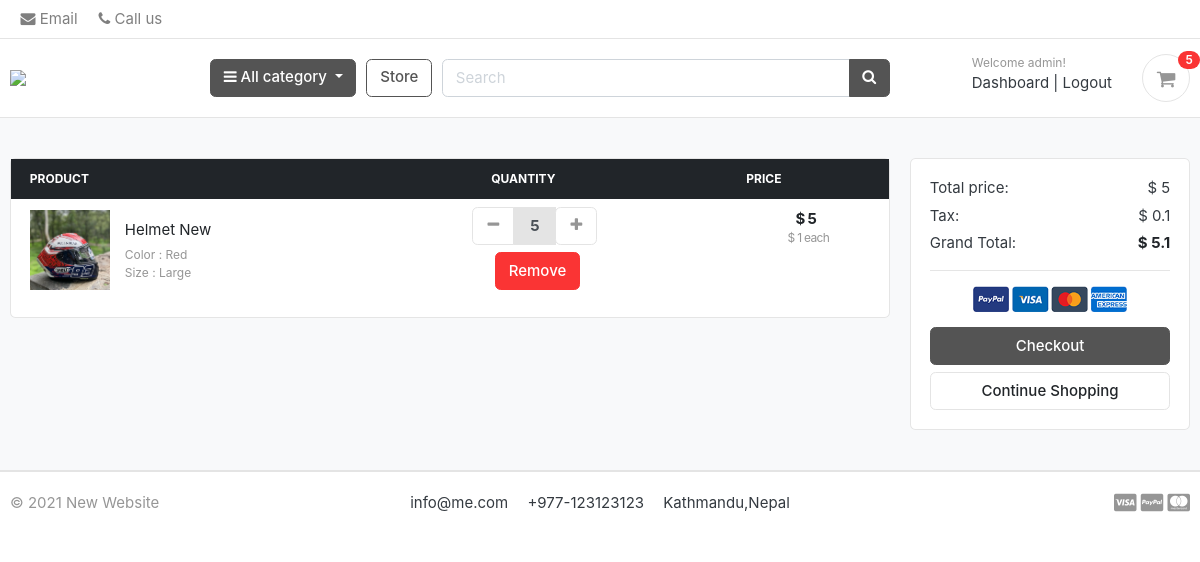
The page /cart/ (signed in) on the database its author committed.
### accounts/models.py (models this page shows, shortened)
class Account(AbstractBaseUser):
    first_name      = models.CharField(max_length=50)
    last_name       = models.CharField(max_length=50)
    username        = models.CharField(max_length=50, unique=True)
    email           = models.EmailField(max_length=100, unique=True)
    phone_number    = models.CharField(max_length=50)
    date_joined     = models.DateTimeField(auto_now_add=True)
    last_login      = models.DateTimeField(auto_now_add=True)
    is_admin        = models.BooleanField(default=False)
    is_staff        = models.BooleanField(default=False)
    is_active        = models.BooleanField(default=False)
    is_superadmin        = models.BooleanField(default=False)
    USERNAME_FIELD = 'email'
    REQUIRED_FIELDS = ['username', 'first_name', 'last_name']
    objects = MyAccountManager()

### carts/models.py (models this page shows, shortened)
class CartItem(models.Model):
    user = models.ForeignKey(Account, on_delete=models.CASCADE, null=True)
    product = models.ForeignKey(Product, on_delete=models.CASCADE)
    variations = models.ManyToManyField(Variation, blank=True)
    cart    = models.ForeignKey(Cart, on_delete=models.CASCADE, null=True)
    quantity = models.IntegerField()
    is_active = models.BooleanField(default=True)
    def sub_total(self):
        return self.product.price * self.quantity

### store/models.py (models this page shows, shortened)
class Product(models.Model):
    product_name    = models.CharField(max_length=200, unique=True)
    slug            = models.SlugField(max_length=200, unique=True)
    description     = models.TextField(max_length=500, blank=True)
    price           = models.IntegerField()
    images          = models.ImageField(upload_to='photos/products')
    stock           = models.IntegerField()
    is_available    = models.BooleanField(default=True)
    category        = models.ForeignKey(Category, on_delete=models.CASCADE)
    created_date    = models.DateTimeField(auto_now_add=True)
    modified_date   = models.DateTimeField(auto_now=True)
    def get_url(self):
        return reverse('product_detail', args=[self.category.slug, self.slug])

class Variation(models.Model):
    product = models.ForeignKey(Product, on_delete=models.CASCADE)
    variation_category = models.CharField(max_length=100, choices=variation_category_choice)
    variation_value     = models.CharField(max_length=100)
    is_active           = models.BooleanField(default=True)
    created_date        = models.DateTimeField(auto_now=True)
    objects = VariationManager()

### carts/views.py (the view)
# urls.py: path('', views.cart, name='cart'),
def cart(request, total=0, quantity=0, cart_items=None):
    try:
        tax = 0
        grand_total = 0
        if request.user.is_authenticated:
            cart_items = CartItem.objects.filter(user=request.user, is_active=True)
        else:
            cart = Cart.objects.get(cart_id=_cart_id(request))
            cart_items = CartItem.objects.filter(cart=cart, is_active=True)
        for cart_item in cart_items:
            total += (cart_item.product.price * cart_item.quantity)
            quantity += cart_item.quantity
        tax = (2 * total)/100
        grand_total = total + tax
    except ObjectDoesNotExist:
        pass #just ignore
    context = {
        'total': total,
        'quantity': quantity,
        'cart_items': cart_items,
        'tax'       : tax,
        'grand_total': grand_total,
    }
    return render(request, 'store/cart.html', context)

### carts/context_processors.py (called while the page is built)
def counter(request):
    cart_count = 0
    if 'admin' in request.path:
        return {}
    else:
        try:
            cart = Cart.objects.filter(cart_id=_cart_id(request))
            if request.user.is_authenticated:
                cart_items = CartItem.objects.all().filter(user=request.user)
            else:
                cart_items = CartItem.objects.all().filter(cart=cart[:1])
            for cart_item in cart_items:
                cart_count += cart_item.quantity
        except Cart.DoesNotExist:
            cart_count = 0
    return dict(cart_count=cart_count)

### carts/views.py (called while the page is built)
def _cart_id(request):
    cart = request.session.session_key
    if not cart:
        cart = request.session.create()
    return cart

### category/context_processors.py (called while the page is built)
def menu_links(request):
    links = Category.objects.all()
    return dict(links=links)

### category/models.py (called while the page is built)
    def get_url(self):
            return reverse('products_by_category', args=[self.slug])

### templates/store/cart.html (shortened to what this page needs)
{% extends 'base.html' %}
{% load static %}
{% block content %}
<section class="section-content padding-y bg">
<div class="container">
{% if not cart_items %}
    <h2 class="text-center">Your Shopping Cart is Empty</h2>
    <br>
    <div class="text-center">
        <a href="{% url 'store' %}" class="btn btn-secondary">Continue Shopping</a>
    </div>
{% else %}
<div class="row">
    <aside class="col-lg-9">
<div class="card">
<table class="table table-borderless table-shopping-cart">
<thead class="text-white thead-dark">
<tr class="small text-uppercase">
  <th scope="col">Product</th>
  <th scope="col" >Quantity</th>
  <th scope="col" >Price</th>
</tr>
</thead>
<tbody>
{% for cart_item in cart_items %}
<tr>
    <td>
        <figure class="itemside align-items-center">
            <div class="aside"><img src="{{ cart_item.product.images.url }}" class="img-sm"></div>
            <figcaption class="info">
                <a href="{{ cart_item.product.get_url }}" class="title text-dark">{{ cart_item.product.product_name }}</a>
                <p class="text-muted small">
                    {% if cart_item.variations.all %}
                        {% for item in cart_item.variations.all %}
                            {{ item.variation_category | capfirst }} : {{ item.variation_value | capfirst }} <br>
                        {% endfor %}
                    {% endif %}
                </p>
            </figcaption>
        </figure>
    </td>
    <td class="p-0 pt-2">
                    <div class="">
                        <div class="input-group input-spinner">
                            <div class="input-group-prepend">
                            <a href="{% url 'remove_cart' cart_item.product.id cart_item.id %}" class="btn btn-light" type="button" id="button-plus"> <i class="fa fa-minus"></i> </a>
                            </div>
                            <input disabled type="text" class="form-control"  value="{{ cart_item.quantity }}">
                            <div class="input-group-append">
                                <form action="{% url 'add_cart' cart_item.product.id %}" method="POST">
                                    <button class="btn btn-light" type="submit" id="button-minus"> <i class="fa fa-plus"></i> </button>
                                </form>
                            </div>
                        </div>
                    </div>
                    <a href="{% url 'remove_cart_item' cart_item.product.id cart_item.id %}" onclick="return confirm('Are you sure you want to delete this item?')" class="btn btn-md btn-danger text-center ml-4 mt-2"> Remove</a>
    </td>
    <td>
        <div class="price-wrap text-center">
            <var class="price ">$ {{ cart_item.sub_total }}</var>
            <small class="text-muted"> $ {{ cart_item.product.price }} each </small>
        </div>
    </td>
</tr>
{% endfor %}
</tbody>
</table>
</div>
    </aside>
    <aside class="col-lg-3">
        <div class="card">
        <div class="card-body">
            <dl class="dlist-align">
              <dt>Total price:</dt>
              <dd class="text-right">$ {{total}}</dd>
            </dl>
            <dl class="dlist-align">
              <dt>Tax:</dt>
              <dd class="text-right"> $ {{tax}}</dd>
            </dl>
            <dl class="dlist-align">
              <dt>Grand Total:</dt>
              <dd class="text-right text-dark b"><strong>$ {{grand_total}}</strong></dd>
            </dl>
            <hr>
            <p class="text-center mb-3">
                <img src="{% static './images/misc/payments.png' %}" height="26">
            </p>
            <a href="{% url 'checkout' %}" class="btn btn-secondary btn-block"> Checkout </a>
            <a href="{% url 'store' %}" class="btn btn-light btn-block">Continue Shopping</a>
        </div>
        </div>
</aside>
</div>
{% endif %}
</div>
</section>
{% endblock %}

### templates/includes/navbar.html (shortened to what this page needs)
{% load static %}
<header class="section-header">
<nav class="navbar p-md-0 navbar-expand-sm navbar-light border-bottom">
<div class="container">
  <div class="collapse navbar-collapse" id="navbarTop4">
    <ul class="navbar-nav">
    <li><a href="#" class="nav-link"> <i class="fa fa-envelope"></i> Email </a></li>
    <li><a href="#" class="nav-link"> <i class="fa fa-phone"></i> Call us </a></li>
  </ul>
  </div>
</div>
</nav>
<section class="header-main border-bottom">
  <div class="container">
<div class="row align-items-center">
  <div class="col-lg-2 col-md-3 col-6">
    <a href="{% url 'home' %}" class="brand-wrap">
      <img class="logo" src="https://www.clipartmax.com/png/full/119-1190563_logo-design-for-motorbike-motorcycle-logo-design-png.png">
    </a>
  </div>
  <div class="col-lg col-sm col-md col-6 flex-grow-0" id="categories">
    <div class="category-wrap dropdown d-inline-block float-right" id="category">
      <button type="button" class="btn btn-secondary dropdown-toggle" data-toggle="dropdown">
        <i class="fa fa-bars"></i> All category
      </button>
    </div>
  </div>
  <a href="{% url 'store' %}" class="btn btn-outline-secondary" id="store">Store</a>
  <div class="col-lg  col-md-6 col-sm-12 col" id="search">
    <form action="{% url 'search' %}" class="search" method='GET'>
      <div class="input-group w-100" id="searchbar">
          <input type="text" class="form-control" style="width:60%;" placeholder="Search" name="keyword">
          <div class="input-group-append">
            <button class="btn btn-secondary" type="submit">
              <i class="fa fa-search"></i>
            </button>
          </div>
        </div>
    </form>
  </div>
  <div class="col-lg-3 col-sm-6 col-8 order-2 order-lg-3">
        <div class="d-flex justify-content-end mb-3 mb-lg-0">
          {% if user.id is None %}
          <div class="widget-header" id="widget">
          <div id="nav-widget">
              <small class="title text-muted" >Welcome guest!</small>
              <a href="{% url 'login' %}"><i class="far fa-user-circle pl-2"></i>Login</a>
          </div>
          </div>
          {% else %}
          <div class="widget-header">
            <small class="title text-muted">Welcome {{user.first_name}}!</small>
            <div>
              <a href="{% url 'dashboard' %}">Dashboard</a> <span class="dark-transp"> | </span>
              <a href="{% url 'logout' %}"> Logout</a>
            </div>
          </div>
          {% endif %}
          <a href="{% url 'cart' %}" class="widget-header pl-3 ml-3" id="nav-cart">
            <div class="icon icon-sm rounded-circle border cart-head"><i class="fa fa-shopping-cart"></i></div>
            <span class="badge badge-pill badge-warning notify" id="count">{{cart_count}}</span>
          </a>
        </div>
      </div>
</div>
  </div>
</section>
</header>

### static/css/ui.css (style rules this page uses)
html { font-family: "Inter", sans-serif; font-size: 15px; }
.price-wrap { letter-spacing: -0.7px; }
.icon-xs, .icon-sm, .icon-md, .icon-lg { display: inline-block; text-align: center; flex-shrink: 0; flex-grow: 0; }
.icon-sm { width: 48px; height: 48px; line-height: 48px !important; font-size: 20px; }
.img-xs, .img-sm, .img-md, .img-lg { -o-object-fit: cover; object-fit: cover; flex-shrink: 0; flex-grow: 0; }
.img-sm { width: 80px; height: 80px; }
.padding-y { padding-top: 40px; padding-bottom: 40px; }
var { font-style: normal; }
figure { margin-bottom: 0; }
.bg { background-color: #f8f9fa; }
.b { font-weight: 600; }
p:last-child { margin-bottom: 0; }
.header-main { position: relative; padding-top: 1rem; padding-bottom: 1rem; }
.brand-wrap .logo, .navbar-brand .logo { margin-right: 7px; max-height: 42px; display: inline-block; }
.widget-header { display: inline-block; vertical-align: middle; position: relative; }
.widget-header a { color: #343a40; }
.widget-header i { color: #969696; }
.widget-header .title { display: block; }
.widget-header .notify { position: absolute; top: -3px; right: -10px; }
.btn-light { background-color: #fff; border-color: #e4e4e4; }
.btn-light i { color: #969696; }
.itemside { position: relative; display: flex; width: 100%; }
.itemside .aside { position: relative; flex-shrink: 0; }
.itemside .info { padding-left: 15px; padding-right: 7px; }
.itemside p { margin-bottom: 0; }
.itemside .title { display: block; margin-bottom: 5px; color: #212529; }
[class*=dlist-] { margin-bottom: 5px; }
[class*=dlist-] dd { margin-bottom: 0; }
.dlist-align { display: flex; }
.dlist-align dt { width: 150px; word-wrap: break-word; font-weight: normal; }
.dlist-align dd { flex-grow: 1; }
.notify { position: absolute; top: -4px; right: -10px; display: inline-block; padding: 0.25em 0.6em; font-size: 12px; line-height: 1; text-align: center; border-radius: 3rem; color: #fff; background-color: #fa3434; }
.price { font-weight: 600; color: #212529; }
.input-spinner { width: 125px; flex-wrap: nowrap; display: inline-flex; vertical-align: middle; }
.input-spinner input.form-control { text-align: center; max-width: 46px; font-weight: bold; flex-basis: 46px; border-color: #e4e4e4; flex-grow: 0; }
.input-spinner .btn { width: 42px; text-align: center; padding-left: 0.5rem; padding-right: 0.5rem; }
.table-shopping-cart.table td, .table-shopping-cart.table th { padding-left: 1.25rem; padding-right: 1.25rem; }
.table-shopping-cart .price-wrap { line-height: 1.2; }
.table-shopping-cart .price { font-weight: bold; margin-right: 5px; display: block; }

### rows shown on the page
Account: first_name "admin"
CartItem: product.images (picture), product.product_name "Helmet New", quantity "5", sub_total "5", product.price "1"
Variation: variation_category "Color", variation_value "Red"
Variation: variation_category "Size", variation_value "Large"

### other values the page prints
{{ cart_count }} "5"
{{ total }} "5"
{{ tax }} "0.1"
{{ grand_total }} "5.1"
